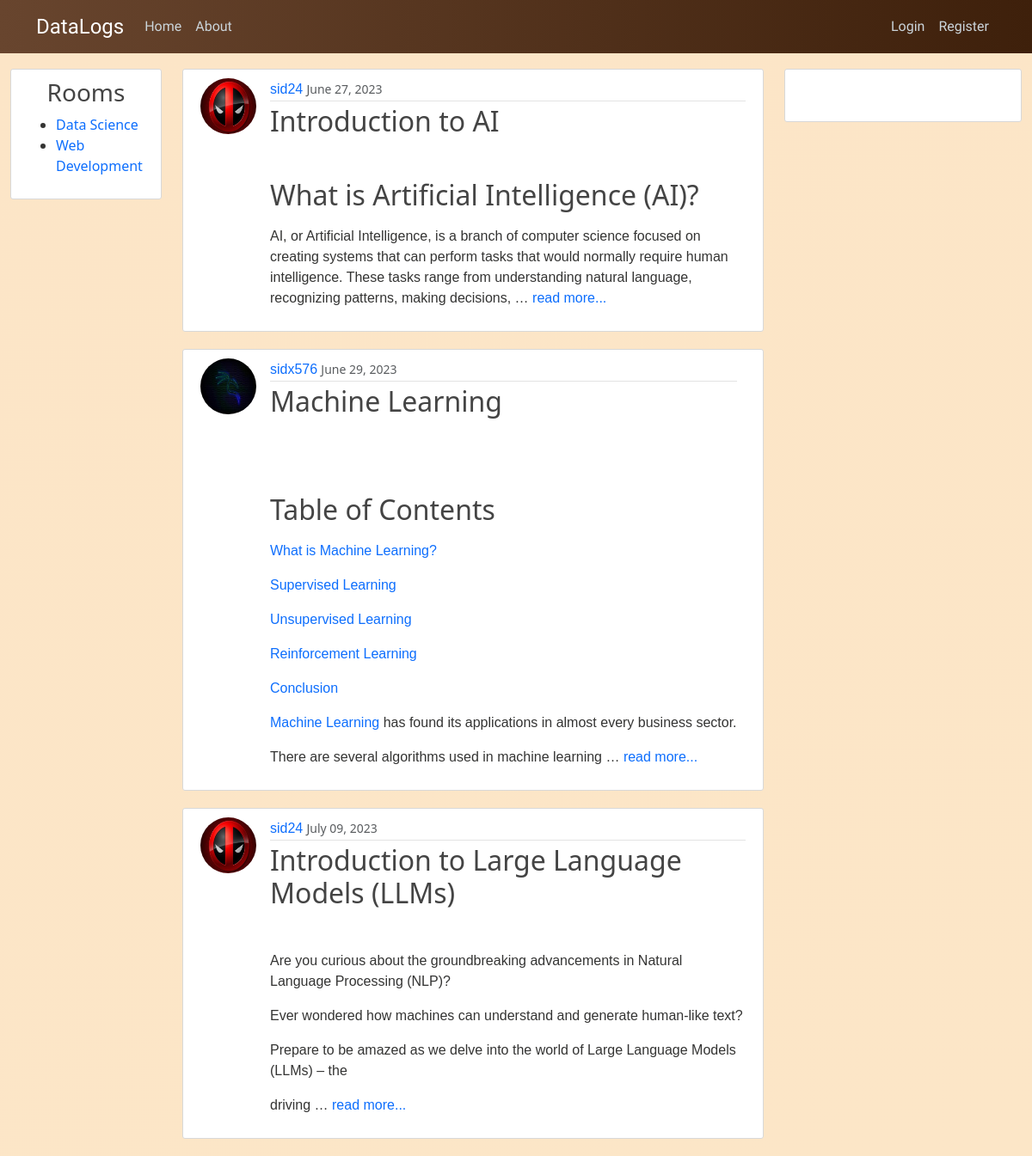
The page / on the database its author committed.
### djblog/models.py (models this page shows, shortened)
class Room(models.Model):
    name = models.CharField(max_length=100)
    def __str__(self):
        return self.name

class Post(models.Model):
    title = models.CharField(max_length=100)
    content = RichTextField(blank=True)
    date_posted = models.DateTimeField(default=timezone.now)
    author = models.ForeignKey(User, on_delete=models.CASCADE)
    room = models.ForeignKey(Room, on_delete=models.CASCADE,null=True)
    def __str__(self):
        return self.title

### users/models.py (models this page shows, shortened)
class Profile(models.Model):
    user = models.OneToOneField(User,on_delete=models.CASCADE)
    portfolio = models.URLField(blank=True)
    profile_pic = models.ImageField(default='default.jpg',upload_to='profile_pics')

### djblog/views.py (the view)
# urls.py: path('', views.HomeView.as_view(), name='djblog-home'),
class HomeView(TemplateView):
    template_name = 'djblog/home.html'  # Replace with your actual template name
    context_object_name = 'room_posts'
    def get_context_data(self, **kwargs):
        context = super().get_context_data(**kwargs)
        default_room = Room.objects.get(pk=1)  # Replace 1 with appropriate ID of default room
        print(default_room)
        context['room_posts'] = Post.objects.filter(room=default_room.pk)
        print(context['room_posts'])
        return context

### djblog/context_processors.py (called while the page is built)
def rooms_list(request):
    rooms = Room.objects.all()
    return {'rooms': rooms}

def room_authors(request):
    room_id = request.resolver_match.kwargs.get('pk')
    authors = User.objects.filter(post__room__id=room_id).distinct()
    logger = logging.getLogger(__name__)
    logger.debug(f"Room ID: {room_id}")
    logger.debug(f"authors: {authors}")
    return {'authors': authors,'name':'Siddharth'}

### djblog/templates/djblog/home.html (shortened to what this page needs)
{% extends 'djblog/base.html' %}
{% block content %}
    {% if room_posts or posts %}
    {% for post in room_posts %}
    <article class="media content-section post">
      <img src="{{post.author.profile.profile_pic.url}}"  class="rounded-circle article-img">
        <div class="media-body">
          <div class="article-metadata">
            <a class="mr-2" href="#">{{ post.author }}</a>
            <small class="text-muted">{{ post.date_posted | date:"F d, Y" }}</small>
          </div>
          <h2><a class="article-title" href="{% url 'djblog:djblog-post-detail' post.id %}">{{ post.title }}</a></h2>
          <p class="article-content">
            {{ post.content|safe|linebreaks|truncatewords:40 }}
            {% if post.content != post.content|truncatewords:40 %}
            <a class="readmore" href="{% url 'djblog:djblog-post-detail' post.id %}">read more...</a>
            {%endif%}
          </p>
        </div>
      </article>
    {% endfor %}
    {% else %}
    <h2>No post found!</h2>
    {% endif %}
{% endblock content %}

### djblog/templates/djblog/base.html (shortened to what this page needs)
{% load static %}
<!DOCTYPE html>
<html lang="en">
  <head>
    <link href="https://cdn.jsdelivr.net/npm/bootstrap@5.3.0/dist/css/bootstrap.min.css" rel="stylesheet">
    <link rel="stylesheet" type="text/css" href="{% static 'djblog/main.css' %}">
  </head>
  <body>
    <header class="site-header">
      <nav class="navbar navbar-expand-md navbar-dark bg-steel fixed-top">
        <div class="container">
          <a class="navbar-brand mr-4" id="title"  href="{% url 'djblog:djblog-home' %}" >DataLogs</a>
          <div class="collapse navbar-collapse" id="navbarToggle">
            <div class="navbar-nav me-auto">
              <a class="nav-item nav-link" href="{% url 'djblog:djblog-home' %}">Home</a>
              <a class="nav-item nav-link" href="{% url 'djblog:djblog-about' %}">About</a>
            </div>
            <div class="navbar-nav">
              {% if user.is_authenticated %}
              <a class="nav-item nav-link" href="{% url 'djblog:djblog-post-create' %}">New Post</a>
              {% if user.profile.id %}
              <a class="nav-item nav-link" href="/profile">Profile</a>
              {% else %}
              <a class="nav-item nav-link" href="create_profile/"> Create Profile</a>
              {% endif %}
              <a class="nav-item nav-link" href="/logout">Logout</a>
              {% else %}
              <a class="nav-item nav-link" href="/login">Login</a>
              <a class="nav-item nav-link" href="/register">Register</a>
              {% endif %}
            </div>
          </div>
        </div>
      </nav>
    </header>
    <main role="main" class="container-fluid">
        <div class="row ">
          <div class="col col-md-2">
            <div class="content-section ">
              <h3 class="text-center">Rooms</h3>
              {% include 'djblog/rooms.html' %}
            </div>
          </div>
          <div class=" col col-md-7">
            {% block content %}{% endblock %}
          </div>
          <div class=" col col-md-3">
            <div class="content-section">
            </div>
          </div>
        </div>
      </main>
  </body>
</html>

### djblog/templates/djblog/rooms.html (shortened to what this page needs)
    <ul>
        {% for room in rooms %}
          <li><a href="{% url 'djblog:djblog-post-by-room' pk=room.pk  %}">{{room.name}}</a></li>
        {% endfor %}
      </ul>

### djblog/static/djblog/main.css (style rules this page uses)
body { background-image: linear-gradient(-20deg, #fce6c7 0%, #fce5c7 100%); min-height: 100vh; color: #343433; margin-top: 5rem; }
a { text-decoration: none; }
h1, h2, h3, h4, h5, h6 { color: #444444; }
.bg-steel { background-image: linear-gradient(to right, #68452e 0%, rgb(62, 32, 11) 100%); }
.site-header .navbar-nav .nav-link { color: #cbd5db; }
#title { font-size: x-large; }
.container { font-family: 'Carter One', cursive; }
.article-metadata > a ,p { font-family: Verdana, Geneva, Tahoma, sans-serif; }
.content-section { background: #ffffff; font-size: medium; padding: 10px 20px; border: 1px solid #d8d8d8; border-radius: 3px; margin-bottom: 20px; }
.article-title { color: #444444; }
.article-content { white-space: pre-line; }
.article-img { height: 65px; width: 65px; margin-right: 16px; }
.article-metadata { padding-bottom: 1px; margin-bottom: 4px; border-bottom: 1px solid #e3e3e3; }
.post { width:100%; display: inline-flex; }

### rows shown on the page
Room: name "Data Science"
Room: name "Web Development"
Post: author.profile.profile_pic (placeholder picture), author "sid24", date_posted "June 27, 2023", title "Introduction to AI", content "What is Artificial Intelligence (AI)? AI, or Artificial Intelligence, is a branch of computer science focused on creating systems that can perform tasks that would normally require human intelligence. These tasks range from understanding natural language, recognizing patterns, making decisions, …", shows "read more..."
Post: author.profile.profile_pic (picture), author "sidx576", date_posted "June 29, 2023", title "Machine Learning", content "Table of Contents What is Machine Learning? Supervised Learning Unsupervised Learning Reinforcement Learning Conclusion Machine Learning has found its applications in almost every business sector. There are several algorithms used in machine learning …", shows "read more..."
Post: author.profile.profile_pic (placeholder picture), author "sid24", date_posted "July 09, 2023", title "Introduction to Large Language Models (LLMs)", content "Are you curious about the groundbreaking advancements in Natural Language Processing (NLP)? Ever wondered how machines can understand and generate human-like text? Prepare to be amazed as we delve into the world of Large Language Models (LLMs) – the driving …", shows "read more..."
